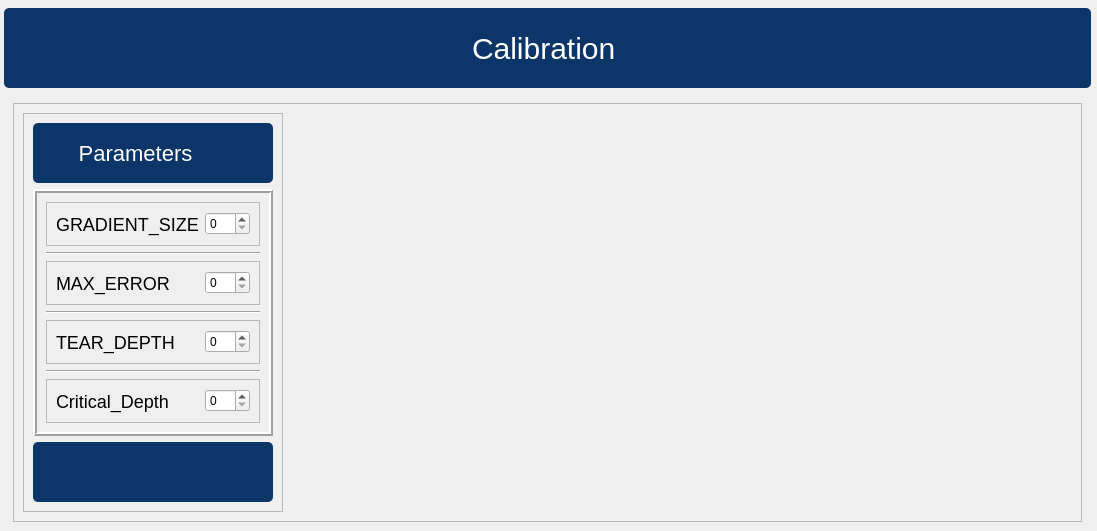
                   <widget class="QWidget" name="scrollAreaWidgetContents_4">
                    <property name="geometry">
                     <rect>
                      <x>0</x>
                      <y>0</y>
                      <width>1097</width>
                      <height>531</height>
                     </rect>
                    </property>
                    <layout class="QVBoxLayout" name="verticalLayout_25">
                     <property name="leftMargin">
                      <number>4</number>
                     </property>
                     <property name="topMargin">
                      <number>8</number>
                     </property>
                     <property name="rightMargin">
                      <number>6</number>
                     </property>
                     <property name="bottomMargin">
                      <number>0</number>
                     </property>
                     <item>
                      <widget class="QFrame" name="frame_30">
                       <property name="maximumSize">
                        <size>
                         <width>16777215</width>
                         <height>80</height>
                        </size>
                       </property>
                       <property name="styleSheet">
                        <string notr="true">QFrame{
	background: #0C356A;
    border-radius:5px;
}


</string>
                       </property>
                       <property name="frameShape">
                        <enum>QFrame::NoFrame</enum>
                       </property>
                       <property name="frameShadow">
                        <enum>QFrame::Plain</enum>
                       </property>
                       <property name="lineWidth">
                        <number>3</number>
                       </property>
                       <layout class="QVBoxLayout" name="verticalLayout_26">
                        <property name="leftMargin">
                         <number>8</number>
                        </property>
                        <item>
                         <widget class="QFrame" name="frame_31">
                          <property name="styleSheet">
                           <string notr="true">QFrame{
	background: #0C356A;
   border-radius:5px;
}


</string>
                          </property>
                          <property name="frameShape">
                           <enum>QFrame::StyledPanel</enum>
                          </property>
                          <property name="frameShadow">
                           <enum>QFrame::Raised</enum>
                          </property>
                          <layout class="QHBoxLayout" name="horizontalLayout_17">
                           <item>
                            <widget class="QLabel" name="label_21">
                             <property name="maximumSize">
                              <size>
                               <width>150</width>
                               <height>100</height>
                              </size>
                             </property>
                             <property name="styleSheet">
                              <string notr="true">font-size:30px;
color: white;
font: 24pt &quot;Mongolian Baiti&quot;;</string>
                             </property>
                             <property name="text">
                              <string>Calibration</string>
                             </property>
                            </widget>
                           </item>
                          </layout>
                         </widget>
                        </item>
                       </layout>
                      </widget>
                     </item>
                     <item>
                      <widget class="QWidget" name="chart_container" native="true">
                       <layout class="QHBoxLayout" name="horizontalLayout_13">
                        <item>
                         <widget class="QFrame" name="frame_14">
                          <property name="frameShape">
                           <enum>QFrame::StyledPanel</enum>
                          </property>
                          <property name="frameShadow">
                           <enum>QFrame::Raised</enum>
                          </property>
                          <layout class="QHBoxLayout" name="horizontalLayout_32">
                           <item>
                            <widget class="QFrame" name="frame_15">
                             <property name="sizePolicy">
                              <sizepolicy hsizetype="Preferred" vsizetype="Preferred">
                               <horstretch>0</horstretch>
                               <verstretch>0</verstretch>
                              </sizepolicy>
                             </property>
                             <property name="maximumSize">
                              <size>
                               <width>500</width>
                               <height>16777215</height>
                              </size>
                             </property>
                             <property name="frameShape">
                              <enum>QFrame::StyledPanel</enum>
                             </property>
                             <property name="frameShadow">
                              <enum>QFrame::Raised</enum>
                             </property>
                             <layout class="QVBoxLayout" name="verticalLayout_6">
                              <item>
                               <widget class="QFrame" name="frame_18">
                                <property name="maximumSize">
                                 <size>
                                  <width>16777215</width>
                                  <height>60</height>
                                 </size>
                                </property>
                                <property name="styleSheet">
                                 <string notr="true">QFrame{
	background: #0C356A;
    border-radius:5px;
}


</string>
                                </property>
                                <property name="frameShape">
                                 <enum>QFrame::Box</enum>
                                </property>
                                <property name="frameShadow">
                                 <enum>QFrame::Raised</enum>
                                </property>
                                <property name="lineWidth">
                                 <number>3</number>
                                </property>
                                <layout class="QVBoxLayout" name="verticalLayout_8">
                                 <item>
                                  <widget class="QLabel" name="label_32">
                                   <property name="minimumSize">
                                    <size>
                                     <width>0</width>
                                     <height>40</height>
                                    </size>
                                   </property>
                                   <property name="styleSheet">
                                    <string notr="true">font-size:22px;
color: white;
font: 20pt &quot;Mongolian Baiti&quot;;</string>
                                   </property>
                                   <property name="text">
                                    <string>      Parameters</string>
                                   </property>
                                  </widget>
                                 </item>
                                </layout>
                               </widget>
                              </item>
                              <item>
                               <widget class="QFrame" name="frame_21">
                                <property name="frameShape">
                                 <enum>QFrame::Box</enum>
                                </property>
                                <property name="frameShadow">
                                 <enum>QFrame::Raised</enum>
                                </property>
                                <property name="lineWidth">
                                 <number>2</number>
                                </property>
                                <layout class="QVBoxLayout" name="verticalLayout_2">
                                 <item>
                                  <widget class="QFrame" name="frame_22">
                                   <property name="frameShape">
                                    <enum>QFrame::StyledPanel</enum>
                                   </property>
                                   <property name="frameShadow">
                                    <enum>QFrame::Raised</enum>
                                   </property>
                                   <layout class="QHBoxLayout" name="horizontalLayout_34">
                                    <item>
                                     <widget class="QLabel" name="label_23">
                                      <property name="styleSheet">
                                       <string notr="true">font-size:18px;
font: 12pt &quot;Mongolian Baiti&quot;;</string>
                                      </property>
                                      <property name="text">
                                       <string>GRADIENT_SIZE</string>
                                      </property>
                                     </widget>
                                    </item>
                                    <item>
                                     <widget class="QSpinBox" name="spinBox_2">
                                      <property name="minimumSize">
                                       <size>
                                        <width>45</width>
                                        <height>0</height>
                                       </size>
                                      </property>
                                      <property name="maximumSize">
                                       <size>
                                        <width>45</width>
                                        <height>16777215</height>
                                       </size>
                                      </property>
                                      <property name="maximum">
                                       <number>1000</number>
                                      </property>
                                     </widget>
                                    </item>
                                   </layout>
                                  </widget>
                                 </item>
                                 <item>
                                  <widget class="Line" name="line_4">
                                   <property name="orientation">
                                    <enum>Qt::Horizontal</enum>
                                   </property>
                                  </widget>
                                 </item>
                                 <item>
                                  <widget class="QFrame" name="frame_23">
                                   <property name="frameShape">
                                    <enum>QFrame::StyledPanel</enum>
                                   </property>
                                   <property name="frameShadow">
                                    <enum>QFrame::Raised</enum>
                                   </property>
                                   <layout class="QHBoxLayout" name="horizontalLayout_35">
                                    <item>
                                     <widget class="QLabel" name="label_19">
                                      <property name="styleSheet">
                                       <string notr="true">font-size:18px;
font: 12pt &quot;Mongolian Baiti&quot;;</string>
                                      </property>
                                      <property name="text">
                                       <string>MAX_ERROR</string>
                                      </property>
                                     </widget>
                                    </item>
                                    <item>
                                     <widget class="QSpinBox" name="spinBox_3">
                                      <property name="maximumSize">
                                       <size>
                                        <width>45</width>
                                        <height>16777215</height>
                                       </size>
                                      </property>
                                      <property name="maximum">
                                       <number>1000</number>
                                      </property>
                                     </widget>
                                    </item>
                                   </layout>
                                  </widget>
                                 </item>
                                 <item>
                                  <widget class="Line" name="line_5">
                                   <property name="orientation">
                                    <enum>Qt::Horizontal</enum>
                                   </property>
                                  </widget>
                                 </item>
                                 <item>
                                  <widget class="QFrame" name="frame_24">
                                   <property name="frameShape">
                                    <enum>QFrame::StyledPanel</enum>
                                   </property>
                                   <property name="frameShadow">
                                    <enum>QFrame::Raised</enum>
                                   </property>
                                   <layout class="QHBoxLayout" name="horizontalLayout_36">
                                    <item>
                                     <widget class="QLabel" name="label_13">
                                      <property name="styleSheet">
                                       <string notr="true">font-size:18px;
font: 12pt &quot;Mongolian Baiti&quot;;</string>
                                      </property>
                                      <property name="text">
                                       <string>TEAR_DEPTH</string>
                                      </property>
                                     </widget>
                                    </item>
                                    <item>
                                     <widget class="QSpinBox" name="spinBox_4">
                                      <property name="maximumSize">
                                       <size>
                                        <width>45</width>
                                        <height>16777215</height>
                                       </size>
                                      </property>
                                      <property name="maximum">
                                       <number>1000</number>
                                      </property>
                                     </widget>
                                    </item>
                                   </layout>
                                  </widget>
                                 </item>
                                 <item>
                                  <widget class="Line" name="line_6">
                                   <property name="orientation">
                                    <enum>Qt::Horizontal</enum>
                                   </property>
                                  </widget>
                                 </item>
                                 <item>
                                  <widget class="QFrame" name="frame_26">
                                   <property name="frameShape">
                                    <enum>QFrame::StyledPanel</enum>
                                   </property>
                                   <property name="frameShadow">
                                    <enum>QFrame::Raised</enum>
                                   </property>
                                   <layout class="QHBoxLayout" name="horizontalLayout_37">
                                    <item>
                                     <widget class="QLabel" name="label_9">
                                      <property name="styleSheet">
                                       <string notr="true">font-size:18px;
font: 12pt &quot;Mongolian Baiti&quot;;</string>
                                      </property>
                                      <property name="text">
                                       <string>Critical_Depth</string>
                                      </property>
                                     </widget>
                                    </item>
                                    <item>
                                     <widget class="QSpinBox" name="spinBox_5">
                                      <property name="maximumSize">
                                       <size>
                                        <width>45</width>
                                        <height>16777215</height>
                                       </size>
                                      </property>
                                      <property name="maximum">
                                       <number>1000</number>
                                      </property>
                                     </widget>
                                    </item>
                                   </layout>
                                  </widget>
                                 </item>
                                </layout>
                               </widget>
                              </item>
                              <item>
                               <widget class="QFrame" name="frame_17">
                                <property name="maximumSize">
                                 <size>
                                  <width>16777215</width>
                                  <height>60</height>
                                 </size>
                                </property>
                                <property name="styleSheet">
                                 <string notr="true">QFrame{
	background: #0C356A;
  border-radius:5px;
}




</string>
                                </property>
                                <property name="frameShape">
                                 <enum>QFrame::Box</enum>
                                </property>
                                <property name="frameShadow">
                                 <enum>QFrame::Raised</enum>
                                </property>
                                <property name="lineWidth">
                                 <number>3</number>
                                </property>
                                <layout class="QHBoxLayout" name="horizontalLayout_31">
                                 <item>
                                  <widget class="QPushButton" name="pushButton_2">
                                   <property name="maximumSize">
                                    <size>
                                     <width>60</width>
                                     <height>100</height>
                                    </size>
                                   </property>
                                   <property name="cursor">
                                    <cursorShape>PointingHandCursor</cursorShape>
                                   </property>
                                   <property name="toolTip">
                                    <string>Save Change</string>
                                   </property>
                                   <property name="styleSheet">
                                    <string notr="true">
QPushButton{
	color: white;
    background-color:#0C356A;
	padding: 5px;
	font-size:10px;
	font-weight: bold;
	border-radius:7px;
background-color:transparent;
}

QPushButton:hover{
	background: #a3a3a3;
}

QPushButton:disabled {
    color: #8D8D8D;
}

QPushButton:pressed {
	background: rgb(0, 0, 0);
}</string>
                                   </property>
                                   <property name="text">
                                    <string/>
                                   </property>
                                   <property name="icon">
                                    <iconset>
                                     <normaloff>icons/save.png</normaloff>icons/save.png</iconset>
                                   </property>
                                   <property name="iconSize">
                                    <size>
                                     <width>40</width>
                                     <height>40</height>
                                    </size>
                                   </property>
                                  </widget>
                                 </item>
                                </layout>
                               </widget>
                              </item>
                             </layout>
                            </widget>
                           </item>
                           <item>
                            <spacer name="horizontalSpacer_7">
                             <property name="orientation">
                              <enum>Qt::Horizontal</enum>
                             </property>
                             <property name="sizeHint" stdset="0">
                              <size>
                               <width>40</width>
                               <height>20</height>
                              </size>
                             </property>
                            </spacer>
                           </item>
                          </layout>
                         </widget>
                        </item>
                       </layout>
                      </widget>
                     </item>
                    </layout>
                   </widget>
